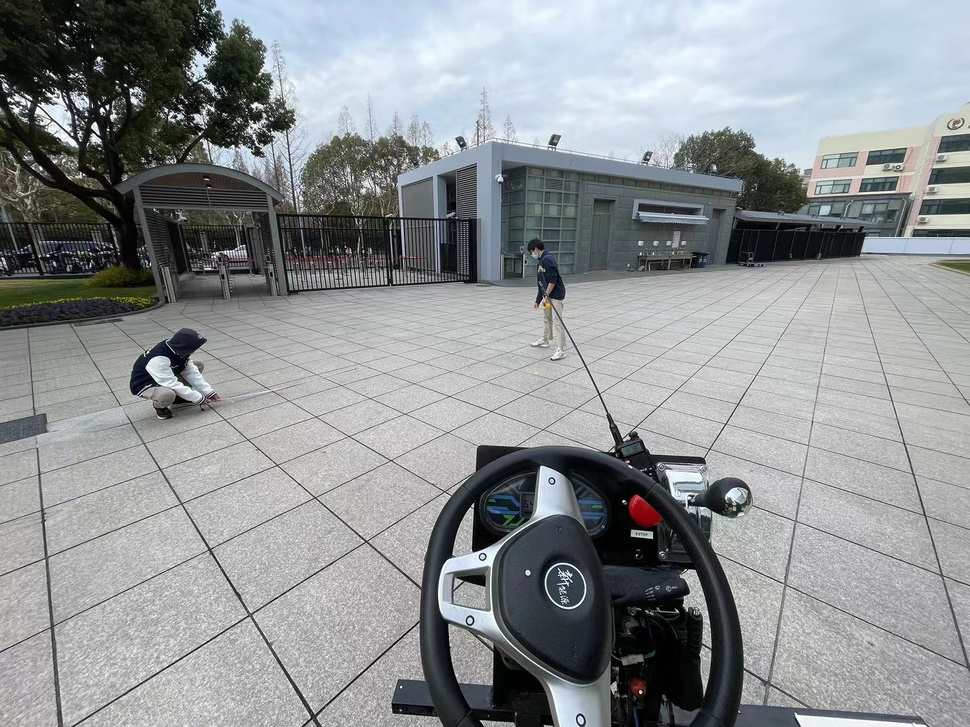
#> input picture Documents/Images/7541704712804_.pic.jpg, 970 x 727 px, shrunk from 1702 x 1276 before the run
$ python -i LineFollowingID.py   (imports and definitions only)
#> lines starting #> are read from the running program, lines starting #| are printed output that depends on the picture; after the words box and inside, x2 and y2 are one past the last pixel; in counts of white or black regions, pixels touching at a corner belong together
#> further down, picture is the input picture: shape (727, 970, 3); mean B, G, R 147.8, 145.9, 142.1
import cv2
import numpy as np
import pyrealsense2 as rs

# Constants for line detection
THRESHOLD_MIN = 100
THRESHOLD_MAX = 255
CANNY_THRESHOLD1 = 50
CANNY_THRESHOLD2 = 150
HOUGH_RHO = 1
HOUGH_THETA = np.pi / 180
HOUGH_THRESHOLD = 50
HOUGH_MIN_LINE_LENGTH = 10
HOUGH_MAX_LINE_GAP = 10

def process_frame(frame):
    # Convert the frame to grayscale
    gray = cv2.cvtColor(frame, cv2.COLOR_BGR2GRAY)
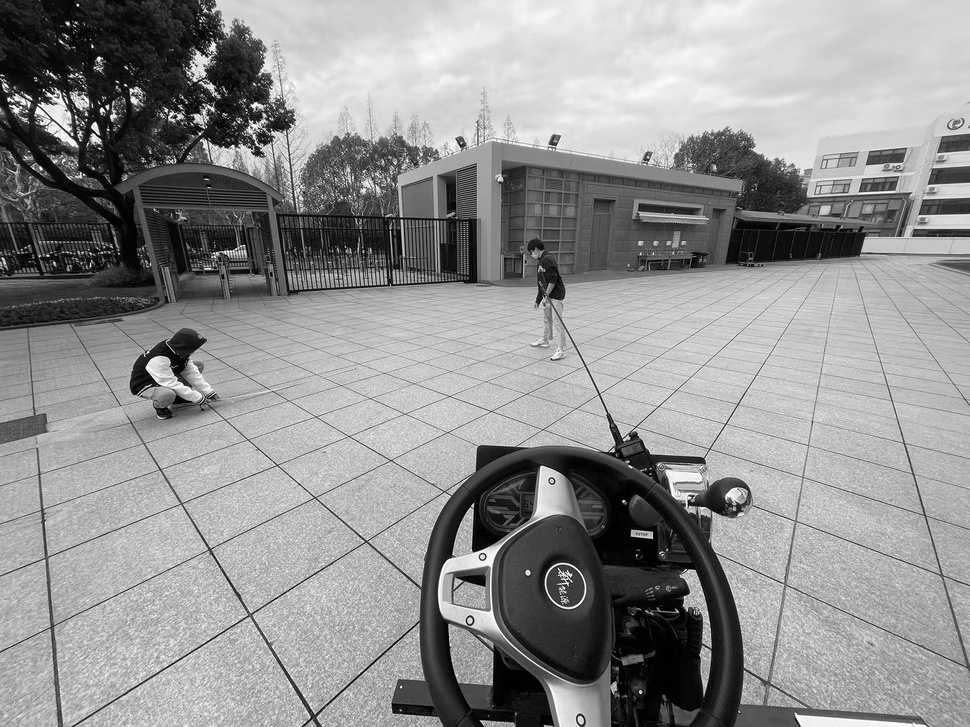
#> gray: shape (727, 970); min 0, max 255, mean 145

    # Apply thresholding to segment the line
    _, thresholded = cv2.threshold(gray, THRESHOLD_MIN, THRESHOLD_MAX, cv2.THRESH_BINARY)
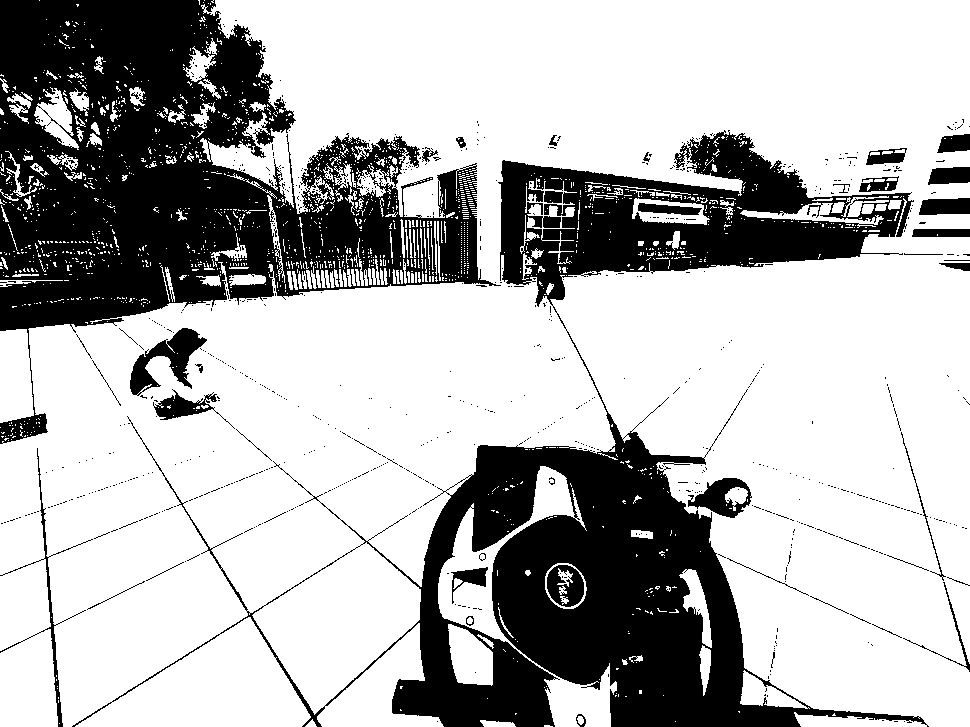
#> thresholded: shape (727, 970); 70.7% white; 803 black regions (759 under 20 px), largest, box (x1, y1, x2, y2) and area: (72, 130, 929, 727) 101059, (0, 0, 501, 444) 91923, (130, 328, 207, 396) 2045

    # Apply Canny edge detection
    edges = cv2.Canny(thresholded, CANNY_THRESHOLD1, CANNY_THRESHOLD2)
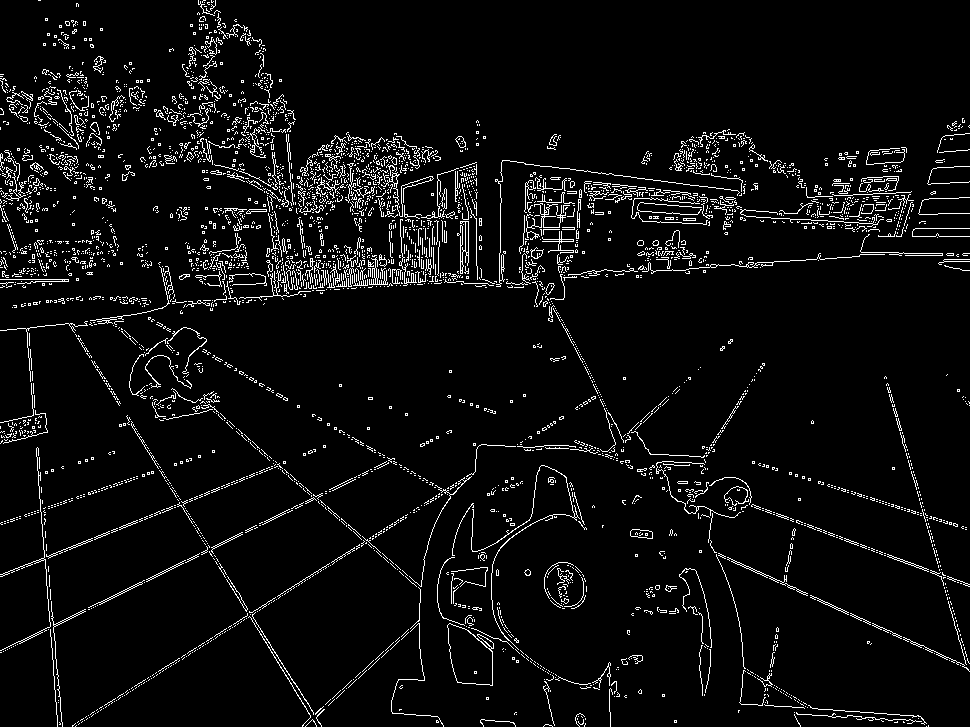
#> edges: shape (727, 970); 5.2% white in thin lines or dots

    # Apply Hough line transformation to detect lines
    lines = cv2.HoughLinesP(edges, HOUGH_RHO, HOUGH_THETA, HOUGH_THRESHOLD, minLineLength=HOUGH_MIN_LINE_LENGTH,
                            maxLineGap=HOUGH_MAX_LINE_GAP)
#> lines = 1098 rows, first 6: [511, 402, 525, 396], [0, 652, 393, 461], [0, 650, 394, 458], [889, 254, 926, 253], [206, 305, 259, 298], [69, 324, 146, 312]

    if lines is not None:
        for line in lines:
            x1, y1, x2, y2 = line[0]
            cv2.line(frame, (x1, y1), (x2, y2), (0, 255, 0), 3)
#> this loop made 1098 passes
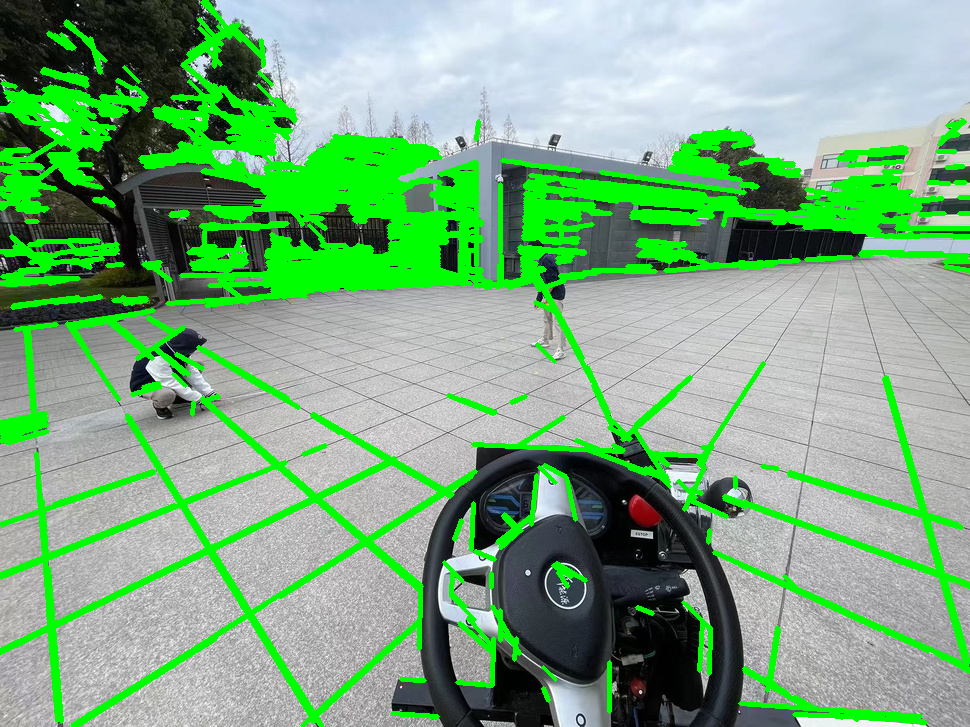
#> frame: shape (727, 970, 3); 17.52% of pixels changed, all inside (x1, y1, x2, y2) = (0, 0, 970, 727)

    return frame

# [26 lines not run here, left out]

>>> import cv2
>>> picture = cv2.imread('../../Documents/Images/7541704712804_.pic.jpg')
>>> result = process_frame(picture)
